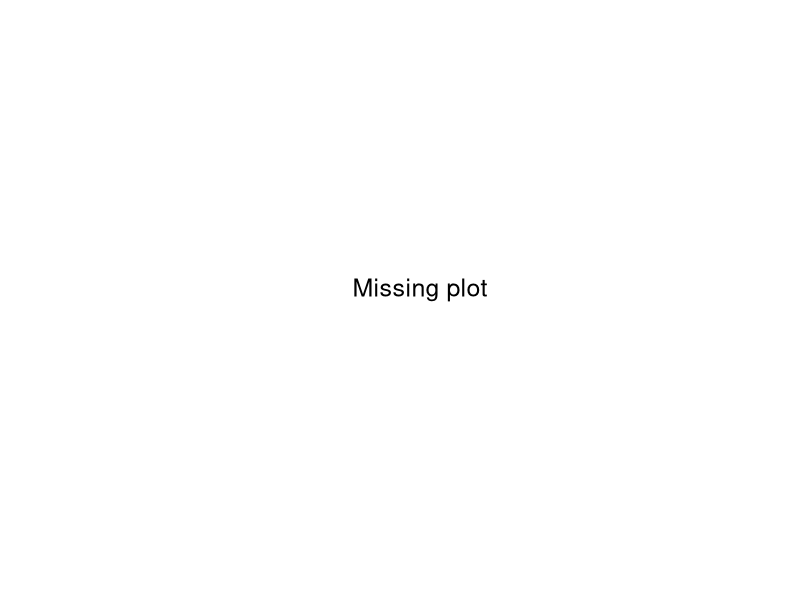
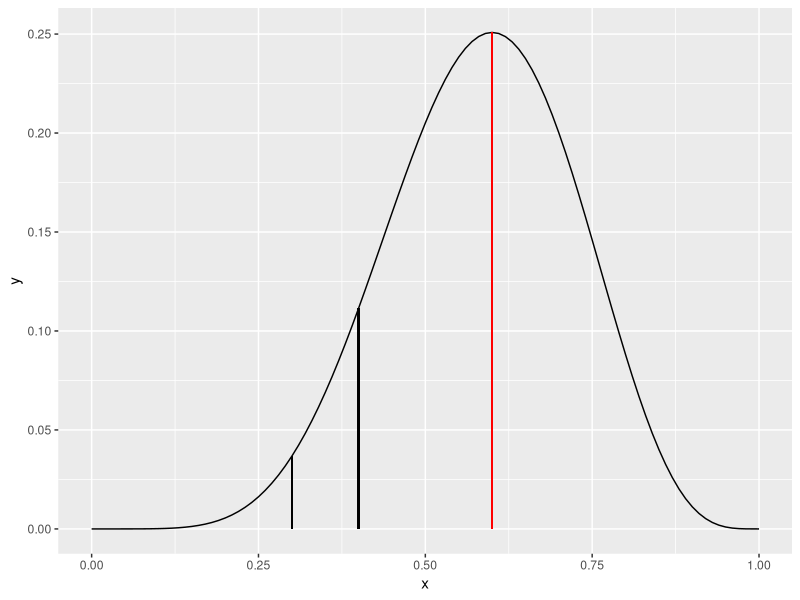
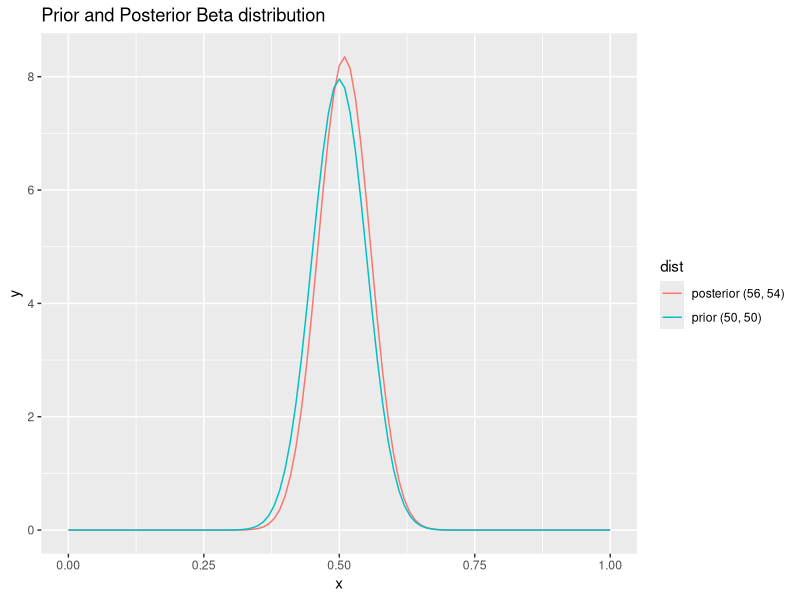
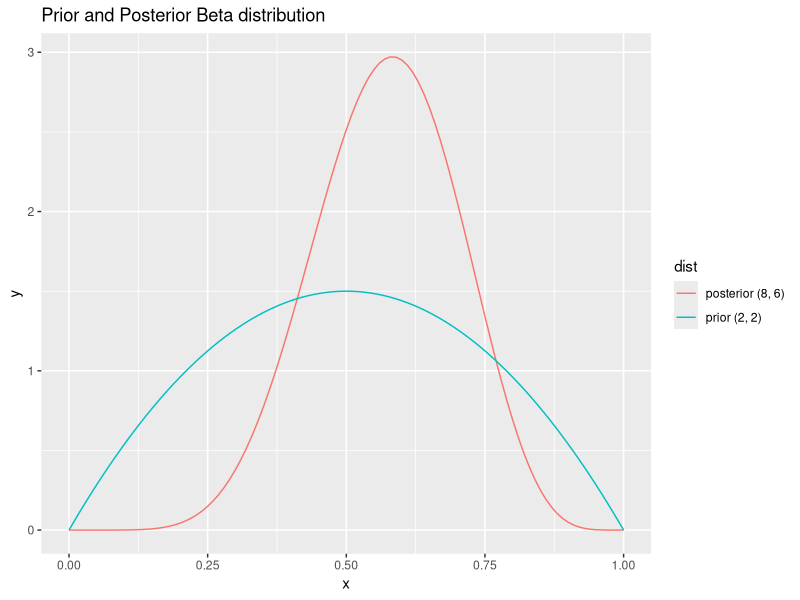
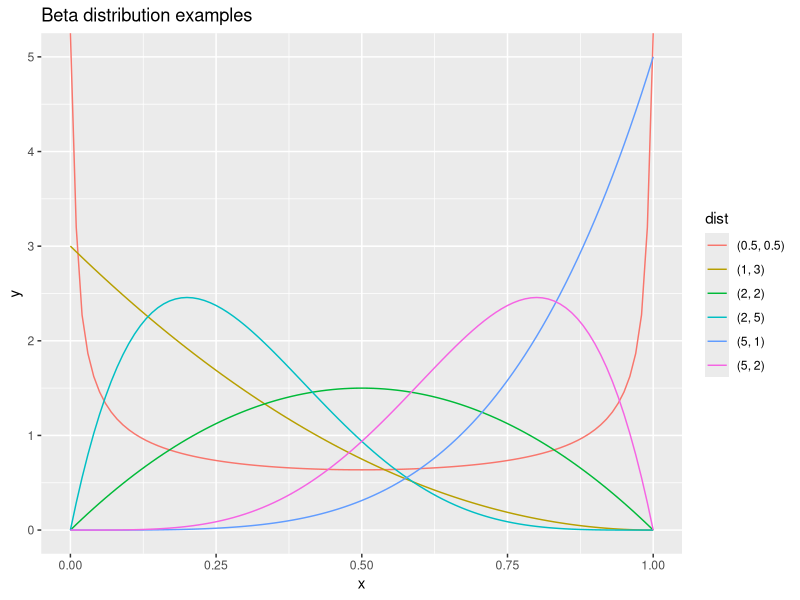

The R script that drew these images, in order:
# Chapter 1 plots

png(filename = "figure/missing-plot.png")
plot.new()
text(0.5, 0.5, "Missing plot", cex = 1.5)
dev.off()

# Session 2

lbinom <- function(theta, size = 10, succes = 6){
  
  choose(size, succes)*(theta^succes)*(1-theta)^(size - succes)
  
}

library(ggplot2)
x <- seq(0, 1, by = 0.01)
likelihod_binomial <- data.frame(x = x, y = lbinom(x, 10, 6))

png(filename = "figure/likelihood_binomial.png")
qplot(x, y, data = likelihod_binomial, geom = "line") + 
  geom_segment(x = 0.6, xend = 0.6, y = 0, yend = lbinom(0.6), colour = I("red")) +
  geom_segment(x = 0.4, xend = 0.4, y = 0, yend = lbinom(0.4)) +
  geom_segment(x = 0.3, xend = 0.3, y = 0, yend = lbinom(0.3))
dev.off()



# Session 4
library(ggplot2)

prior <- data.frame(x = x, y = dbeta(x, 50, 50), dist = "prior (50, 50)", stringsAsFactors= FALSE)
posterior <- data.frame(x = x, y = dbeta(x, 56, 54), dist = "posterior (56, 54)", stringsAsFactors= FALSE)
beta_prior_pos <- rbind(prior, posterior)

png(filename = "figure/beta_prior_pos_50_50.png")
qplot(x, y, colour = dist, data = beta_prior_pos, geom = "line", 
      main = "Prior and Posterior Beta distribution")
dev.off()

prior <- data.frame(x = x, y = dbeta(x, 2, 2), dist = "prior (2, 2)", stringsAsFactors= FALSE)
posterior <- data.frame(x = x, y = dbeta(x, 8, 6), dist = "posterior (8, 6)", stringsAsFactors= FALSE)
beta_prior_pos <- rbind(prior, posterior)

png(filename = "figure/beta_prior_pos_2_2.png")
qplot(x, y, colour = dist, data = beta_prior_pos, geom = "line", 
      main = "Prior and Posterior Beta distribution")
dev.off()

# Session 5

beta1 <- data.frame(x = x, y = dbeta(x, 0.5, 0.5), dist = "(0.5, 0.5)", stringsAsFactors= FALSE)
beta2 <- data.frame(x = x, y = dbeta(x, 5, 1), dist = "(5, 1)", stringsAsFactors= FALSE)
beta3 <- data.frame(x = x, y = dbeta(x, 1, 3), dist = "(1, 3)", stringsAsFactors= FALSE)
beta4 <- data.frame(x = x, y = dbeta(x, 2, 2), dist = "(2, 2)", stringsAsFactors= FALSE)
beta5 <- data.frame(x = x, y = dbeta(x, 2, 5), dist = "(2, 5)", stringsAsFactors= FALSE)
beta6 <- data.frame(x = x, y = dbeta(x, 5, 2), dist = "(5, 2)", stringsAsFactors= FALSE)

betas <- rbind(beta1, beta2, beta3, beta4, beta5, beta6)

png(filename = "figure/Beta_distribution.png")
qplot(x, y, colour = dist, data = betas, geom = "line", 
      main = "Beta distribution examples")
dev.off()
